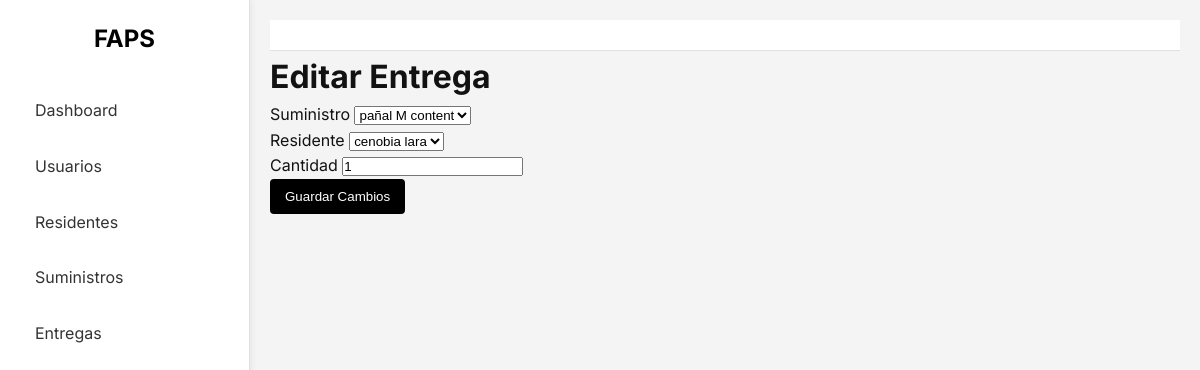
The page /admin/deliveries/edit/1 on the database its author committed.
### app/models.py (models this page shows)
class Delivery(db.Model):
    id = db.Column(db.Integer, primary_key=True)
    supply_id = db.Column(db.Integer, db.ForeignKey('supply.id'), nullable=False)
    resident_id = db.Column(db.Integer, db.ForeignKey('resident.id'), nullable=False)
    quantity = db.Column(db.Integer, nullable=False)
    date = db.Column(db.Date, nullable=False)
    supply = db.relationship('Supply', backref=db.backref('deliveries', lazy=True))
    resident = db.relationship('Resident', backref=db.backref('deliveries', lazy=True))

class Supply(db.Model):
    id = db.Column(db.Integer, primary_key=True)
    name = db.Column(db.String(100), nullable=False)
    category = db.Column(db.String(100), nullable=False)
    quantity = db.Column(db.Integer, nullable=False)
    entry_date = db.Column(db.Date, nullable=False)

class Resident(db.Model):
    id = db.Column(db.Integer, primary_key=True)
    name = db.Column(db.String(100), nullable=False)
    lastname = db.Column(db.String(100), nullable=False)
    birthday_date = db.Column(db.Date, nullable=False)
    no_identification = db.Column(db.Integer, unique=True, nullable=False)
    health_status = db.Column(db.String(255), nullable=True)
    medical_conditions = db.Column(db.Text, nullable=True)
    medications = db.Column(db.Text, nullable=True)
    medical_history = db.Column(db.Text, nullable=True)
    special_requirements = db.Column(db.Text, nullable=True)

### app/routes/delivery_routes.py (the view, shortened to what this page needs)
@delivery_bp.route('/admin/deliveries/edit/<int:id>', methods=['GET', 'POST'])
def edit_delivery(id):
    delivery = Delivery.query.get_or_404(id)
    supplies = Supply.query.all()
    residents = Resident.query.all()
    return render_template('edit_delivery.html', delivery=delivery, supplies=supplies, residents=residents)

### app/templates/edit_delivery.html (shortened to what this page needs)
{% extends 'base.html' %}
{% block content %}
<h1>Editar Entrega</h1>
<form method="POST" action="{{ url_for('delivery_bp.edit_delivery', id=delivery.id) }}">
    <div class="form-group">
        <label for="supply_id">Suministro</label>
        <select class="form-control" id="supply_id" name="supply_id" required>
            {% for supply in supplies %}
            <option value="{{ supply.id }}" {% if supply.id == delivery.supply_id %}selected{% endif %}>{{ supply.name }}</option>
            {% endfor %}
        </select>
    </div>
    <div class="form-group">
        <label for="resident_id">Residente</label>
        <select class="form-control" id="resident_id" name="resident_id" required>
            {% for resident in residents %}
            <option value="{{ resident.id }}" {% if resident.id == delivery.resident_id %}selected{% endif %}>{{ resident.name }} {{ resident.lastname }}</option>
            {% endfor %}
        </select>
    </div>
    <div class="form-group">
        <label for="quantity">Cantidad</label>
        <input type="number" class="form-control" id="quantity" name="quantity" value="{{ delivery.quantity }}" required>
    </div>
    <button type="submit" class="btn btn-primary">Guardar Cambios</button>
</form>
{% endblock %}

### app/static/css/custom.css (style rules this page uses)
:root { --bg-primary: #f4f4f4; --bg-secondary: #ffffff; --text-primary: #121212; --text-secondary: #333333; --border-color: #e0e0e0; --accent-color: #000000; }
* { margin: 0; padding: 0; box-sizing: border-box; transition: all 0.3s ease; }
body { font-family: 'Inter', -apple-system, BlinkMacSystemFont, 'Segoe UI', 'Roboto', sans-serif; background-color: var(--bg-primary); color: var(--text-primary); line-height: 1.6; }
.btn { display: inline-block; padding: 10px 15px; background-color: var(--accent-color); color: white; text-decoration: none; border-radius: 4px; border: none; }

### rows shown on the page
Delivery: supply_id "pañal M content", resident_id "cenobia lara", quantity "1"
